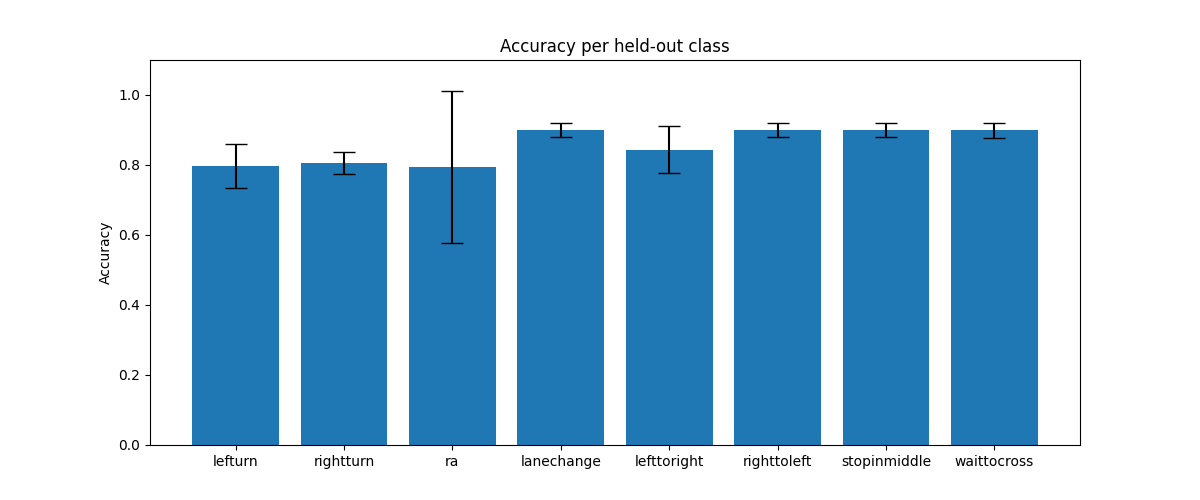

Here is the Python script that generated this plot:
import torch
import torch.optim as optim
import numpy as np
from model.encoder import TinyMLEncoder
from train.train_fewshot import train_one_episode
from model.proto_net import compute_prototypes, classify_queries
import matplotlib.pyplot as plt
from train.episodic_loader import load_episode_1d


def load_data_by_class(classes, data_dir, exclude_class=None):
    if exclude_class:
        classes = [cls for cls in classes if cls != exclude_class]
    return classes


def evaluate_on_held_out_class(classes, data_dir, held_out, episodes=10, eval_repeats=10):
    included_classes = load_data_by_class(classes, data_dir, exclude_class=held_out)
    encoder = TinyMLEncoder()
    optimizer = optim.Adam(encoder.parameters(), lr=0.01)

    # print(f"Training on classes: {included_classes}, holding out: {held_out}")
    for episode in range(episodes):
        data = load_episode_1d(data_dir, included_classes, shot=5, query_per_class=50)
        train_one_episode(encoder, data, optimizer)

    # print(f"Evaluating adaptation to held-out class: {held_out}")
    distractor = np.random.choice([c for c in classes if c != held_out])
    held_out_classes = [held_out, distractor]
    adaptation_accuracies = []

    for _ in range(eval_repeats):
        support_x, support_y, query_x, query_y = load_episode_1d(data_dir, held_out_classes, shot=10, query_per_class=100)
        with torch.no_grad():
            support_embed = encoder(support_x)
            query_embed = encoder(query_x)
            prototypes, classes = compute_prototypes(support_embed, support_y)
            dists = classify_queries(query_embed, prototypes)
            preds = torch.argmin(dists, dim=1)

            # accuracy is based on actual label matching
            classes = torch.unique(support_y)
            true = torch.tensor([classes.tolist().index(label.item()) for label in query_y])
            acc = (preds == true).float().mean().item()
            adaptation_accuracies.append(acc)

    mean_acc = np.mean(adaptation_accuracies)
    std_acc = np.std(adaptation_accuracies)
    print(f"Held-out class: {held_out}, Accuracy: {mean_acc*100:.2f}%, Std: {std_acc*100:.2f}%")
    return mean_acc, std_acc


def evaluate_all_held_out(classes, data_dir="data_csv", episodes=20, eval_repeats=10):
    results = {}
    errors = {}

    for held_out in classes:
        mean_acc, std_acc = evaluate_on_held_out_class(classes, data_dir, held_out, episodes, eval_repeats)
        results[held_out] = mean_acc
        errors[held_out] = std_acc

    # Plot with error bars
    plt.figure(figsize=(12, 5))
    plt.bar(results.keys(), results.values(), yerr=errors.values(), capsize=8)
    plt.ylim(0, 1.1)
    plt.ylabel("Accuracy")
    plt.title("Accuracy per held-out class")
    plt.savefig("evaluate_held_out.png")


if __name__ == "__main__":
    classes = ['lefturn', 'rightturn', 'ra', 'lanechange', "lefttoright", "righttoleft", "stopinmiddle", "waittocross"]
    evaluate_all_held_out(data_dir="../data/data_csv", episodes=5, eval_repeats=5, classes=classes)